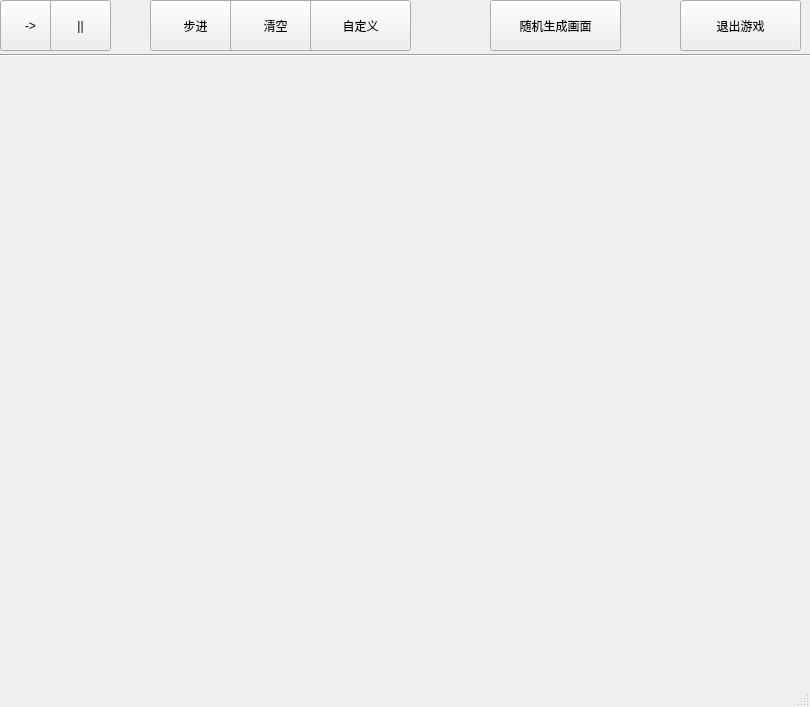
<?xml version="1.0" encoding="UTF-8"?>
<ui version="4.0">
 <class>MainWindow</class>
 <widget class="QMainWindow" name="MainWindow">
  <property name="geometry">
   <rect>
    <x>0</x>
    <y>0</y>
    <width>810</width>
    <height>707</height>
   </rect>
  </property>
  <property name="windowTitle">
   <string>MainWindow</string>
  </property>
  <property name="styleSheet">
   <string notr="true"/>
  </property>
  <widget class="QWidget" name="centralwidget">
   <widget class="QPushButton" name="pushButton">
    <property name="geometry">
     <rect>
      <x>0</x>
      <y>0</y>
      <width>61</width>
      <height>51</height>
     </rect>
    </property>
    <property name="text">
     <string>-&gt;</string>
    </property>
   </widget>
   <widget class="QPushButton" name="pushButton_2">
    <property name="geometry">
     <rect>
      <x>50</x>
      <y>0</y>
      <width>61</width>
      <height>51</height>
     </rect>
    </property>
    <property name="text">
     <string>||</string>
    </property>
   </widget>
   <widget class="QPushButton" name="pushButton_3">
    <property name="geometry">
     <rect>
      <x>150</x>
      <y>0</y>
      <width>91</width>
      <height>51</height>
     </rect>
    </property>
    <property name="text">
     <string>步进</string>
    </property>
   </widget>
   <widget class="QPushButton" name="pushButton_4">
    <property name="geometry">
     <rect>
      <x>230</x>
      <y>0</y>
      <width>91</width>
      <height>51</height>
     </rect>
    </property>
    <property name="text">
     <string>清空</string>
    </property>
   </widget>
   <widget class="QPushButton" name="pushButton_5">
    <property name="geometry">
     <rect>
      <x>310</x>
      <y>0</y>
      <width>101</width>
      <height>51</height>
     </rect>
    </property>
    <property name="text">
     <string>自定义</string>
    </property>
   </widget>
   <widget class="QPushButton" name="pushButton_6">
    <property name="geometry">
     <rect>
      <x>490</x>
      <y>0</y>
      <width>131</width>
      <height>51</height>
     </rect>
    </property>
    <property name="text">
     <string>随机生成画面</string>
    </property>
   </widget>
   <widget class="QPushButton" name="pushButton_7">
    <property name="geometry">
     <rect>
      <x>680</x>
      <y>0</y>
      <width>121</width>
      <height>51</height>
     </rect>
    </property>
    <property name="text">
     <string>退出游戏</string>
    </property>
   </widget>
   <widget class="Line" name="line">
    <property name="geometry">
     <rect>
      <x>-20</x>
      <y>40</y>
      <width>861</width>
      <height>30</height>
     </rect>
    </property>
    <property name="orientation">
     <enum>Qt::Horizontal</enum>
    </property>
   </widget>
   <widget class="gameWig" name="widget" native="true">
    <property name="geometry">
     <rect>
      <x>30</x>
      <y>80</y>
      <width>741</width>
      <height>561</height>
     </rect>
    </property>
   </widget>
  </widget>
  <widget class="QMenuBar" name="menubar">
   <property name="geometry">
    <rect>
     <x>0</x>
     <y>0</y>
     <width>810</width>
     <height>24</height>
    </rect>
   </property>
  </widget>
  <widget class="QStatusBar" name="statusbar"/>
 </widget>
 <customwidgets>
  <customwidget>
   <class>gameWig</class>
   <extends>QWidget</extends>
   <header location="global">gamewig.h</header>
   <container>1</container>
  </customwidget>
 </customwidgets>
 <resources/>
 <connections/>
</ui>
